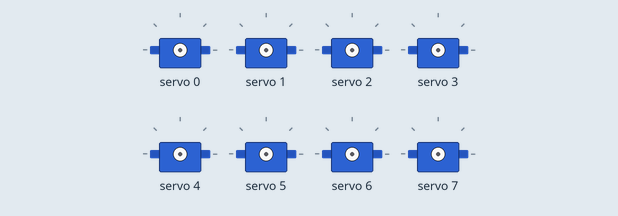
The sketch below on a simulated Arduino Uno, built with avr-gcc and run on an emulated ATmega328P. Parts: 8 × servo.

Above: at 0.1 s.
At 3.5 s:
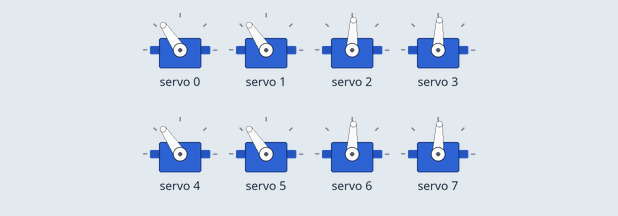
At 7.05 s:
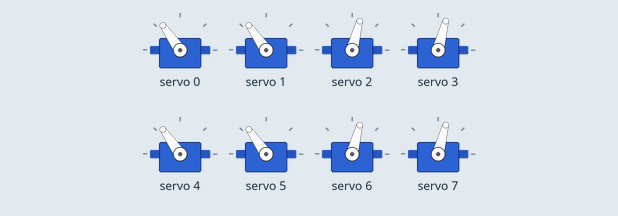
At 8.35 s:
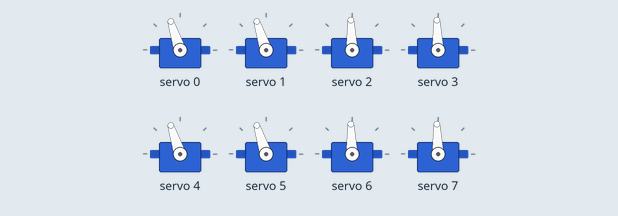
At 10.55 s:
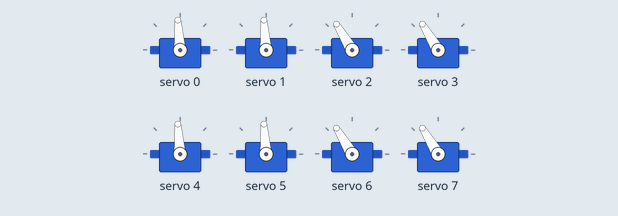
At 14.05 s:
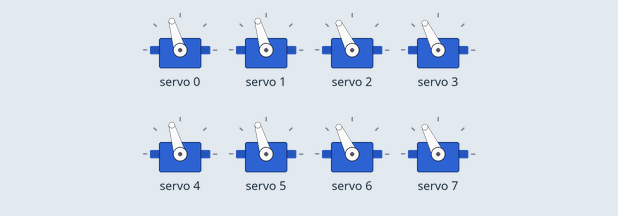
Timing chart, 0 to 19.3 s (numbered marks = the images above):
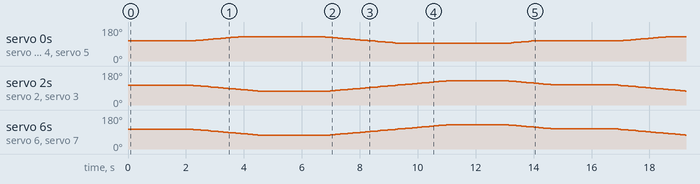

The sketch:

dog_robot_big_loop.ino
```cpp
#include <Wire.h>
#include <Adafruit_PWMServoDriver.h>

Adafruit_PWMServoDriver pwm = Adafruit_PWMServoDriver(0x40);

#define SERVOMIN 120
#define SERVOMAX 550
#define SERVO_FREQ 50

#define FL_HIP   0
#define FL_KNEE  1
#define FR_HIP   2
#define FR_KNEE  3
#define BL_HIP   4
#define BL_KNEE  5
#define BR_HIP   6
#define BR_KNEE  7

#define MOVE_DELAY 80

int currentAngle[8] = {
  90, 90, 90, 90,
  90, 90, 90, 90
};

int angleToPulse(int angle) {
  return map(angle, 0, 180, SERVOMIN, SERVOMAX);
}

void servoWrite(int channel, int angle) {
  pwm.setPWM(channel, 0, angleToPulse(angle));
  currentAngle[channel] = angle;
}

void smoothMove(int channel, int targetAngle) {
  int startAngle = currentAngle[channel];
  if (startAngle < targetAngle) {
    for (int angle = startAngle; angle <= targetAngle; angle++) {
      servoWrite(channel, angle);
      delay(MOVE_DELAY);
    }
  } else {
    for (int angle = startAngle; angle >= targetAngle; angle--) {
      servoWrite(channel, angle);
      delay(MOVE_DELAY);
    }
  }
}

void moveAll(
  int fl_h, int fl_k,
  int fr_h, int fr_k,
  int bl_h, int bl_k,
  int br_h, int br_k
) {
  int targets[8] = {
    fl_h, fl_k,
    fr_h, fr_k,
    bl_h, bl_k,
    br_h, br_k
  };

  bool moving = true;
  while (moving) {
    moving = false;
    for (int i = 0; i < 8; i++) {
      if (currentAngle[i] < targets[i]) {
        currentAngle[i]++;
        servoWrite(i, currentAngle[i]);
        moving = true;
      }
      else if (currentAngle[i] > targets[i]) {
        currentAngle[i]--;
        servoWrite(i, currentAngle[i]);
        moving = true;
      }
    }
    delay(MOVE_DELAY);
  }
}

void Set() {
  moveAll(
    90, 90,
    90, 90,
    90, 90,
    90, 90
  );
}

void Sit() {
  moveAll(
    110, 110,
    60, 60,
    110, 110,
    60, 60
  );
}

void Stand() {
  moveAll(
    80, 80,
    110, 110,
    80, 80,
    110, 110
  );
}
void Walk(){
  moveAll(
    90, 90,
    90, 90,
    90, 90,
    90, 90
  );
}

void setup() {
  Wire.begin();
  pwm.begin();
  pwm.setOscillatorFrequency(27000000);
  pwm.setPWMFreq(SERVO_FREQ);
  Set();
}

void loop() {
  Set();
  delay(2000);

  Sit();
  delay(2000);

  Stand();
  delay(2000);
}
```
